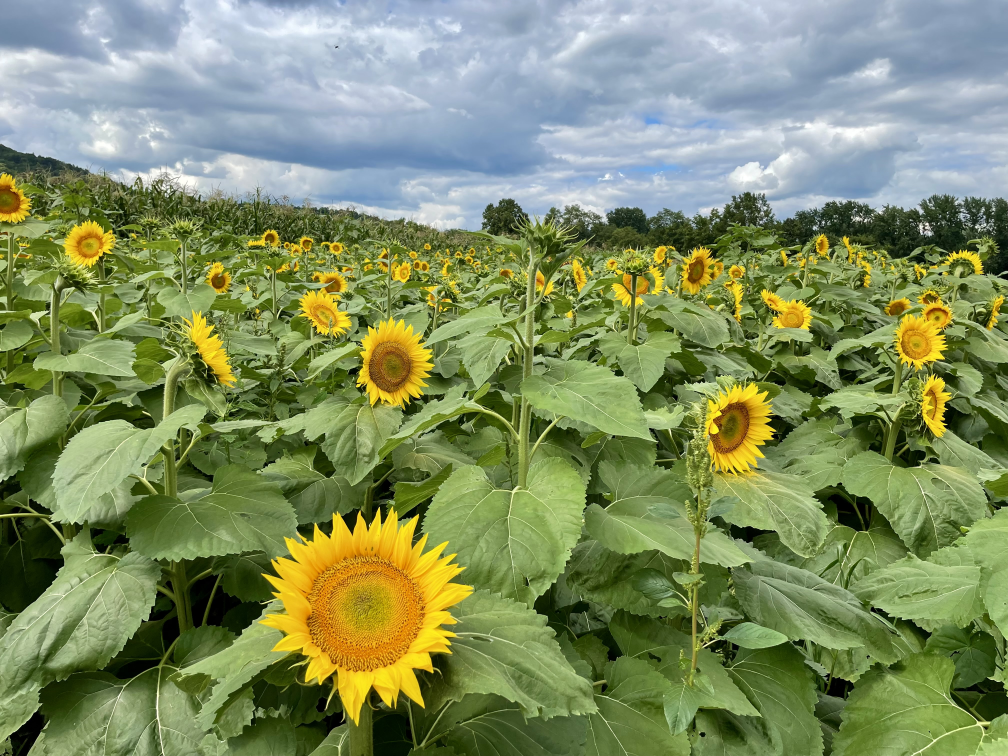
#> input picture sunflowers.jpeg, 4032 x 3024 px (shown at 1/4 size)
$ python ps8.py
#> lines starting #> are read from the running program, lines starting #| are printed output that depends on the picture
# ps8.py
# Completed by: Nazeub

# Please read the README completely before getting started
# Please make sure you read Chapter 6 of CCSPiP
# You will probably need all of these imports, with the possible exception of itertools
from pathlib import Path
from data_point import DataPoint
from kmeans import KMeans
from PIL import Image
import itertools

NUM_COLORS = 7
THUMBNAIL_SIZE = (256, 256)

def image_to_datapoints(image):
    pixels = list(image.getdata())
    return [DataPoint(pixel) for pixel in pixels]

def kmeans_clusters(datapoints, k):
    kmeans = KMeans(k, datapoints)
    clusters = kmeans.run()
    return clusters

def centroids_as_palette(clusters):
    # Convert centroids to integer RGB tuples
    return [tuple(map(int, c.centroid.dimensions)) for c in clusters]

def posterize_with_palette(image, palette):
    # PIL palette needs 256 colors, so pad if necessary
    palette_img = Image.new("P", (1, 1))
    palette_flat = [channel for color in palette for channel in color]
    while len(palette_flat) < 256 * 3:
        palette_flat.extend([0, 0, 0])
    palette_img.putpalette(palette_flat)
    return image.quantize(palette=palette_img, dither=Image.Dither.NONE)

if __name__ == "__main__":
    img_path = Path(__file__).with_name('sunflowers.jpeg')
    img = Image.open(img_path.absolute())
#> img is the input picture: PIL image 4032x3024 RGB; mean R, G, B 127.9, 142.3, 99
    thumbnail = img.copy()
    thumbnail.thumbnail(THUMBNAIL_SIZE)
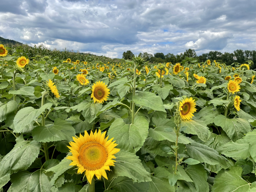
#> thumbnail: PIL image 256x192 RGB; mean R, G, B 127.9, 142.3, 99

    # 1. Convert thumbnail pixels to DataPoints
    datapoints = image_to_datapoints(thumbnail)
#> in image_to_datapoints, `pixels = list(image.getdata())`: pixels = 49152 items
#> (the run stopped early here; a loop or call above may not have finished)
